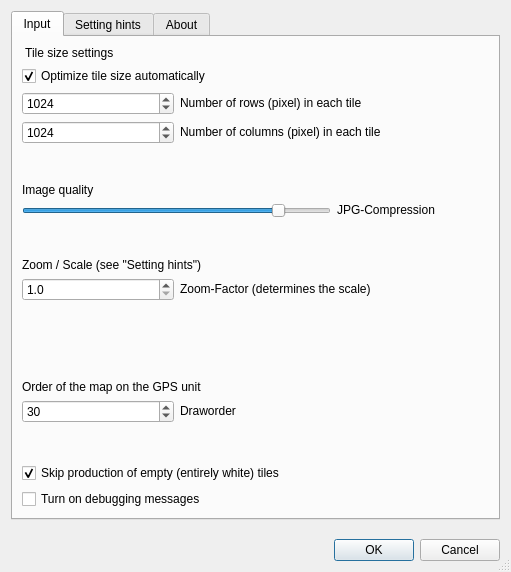
<?xml version="1.0" encoding="UTF-8"?>
<ui version="4.0">
 <class>GarminCustomMap</class>
 <widget class="QDialog" name="GarminCustomMap">
  <property name="geometry">
   <rect>
    <x>0</x>
    <y>0</y>
    <width>511</width>
    <height>572</height>
   </rect>
  </property>
  <property name="sizePolicy">
   <sizepolicy hsizetype="Expanding" vsizetype="Expanding">
    <horstretch>0</horstretch>
    <verstretch>0</verstretch>
   </sizepolicy>
  </property>
  <property name="minimumSize">
   <size>
    <width>400</width>
    <height>420</height>
   </size>
  </property>
  <property name="windowTitle">
   <string>GarminCustomMap</string>
  </property>
  <property name="sizeGripEnabled">
   <bool>true</bool>
  </property>
  <layout class="QGridLayout" name="gridLayout_4">
   <item row="0" column="0">
    <layout class="QVBoxLayout" name="verticalLayout_2">
     <item>
      <widget class="QTabWidget" name="tab">
       <property name="sizePolicy">
        <sizepolicy hsizetype="MinimumExpanding" vsizetype="MinimumExpanding">
         <horstretch>0</horstretch>
         <verstretch>0</verstretch>
        </sizepolicy>
       </property>
       <property name="minimumSize">
        <size>
         <width>386</width>
         <height>400</height>
        </size>
       </property>
       <property name="currentIndex">
        <number>0</number>
       </property>
       <widget class="QWidget" name="input">
        <attribute name="title">
         <string>Input</string>
        </attribute>
        <layout class="QGridLayout" name="gridLayout_5">
         <item row="0" column="0">
          <layout class="QGridLayout" name="gridLayout_2">
           <item row="4" column="0">
            <spacer name="verticalSpacer">
             <property name="orientation">
              <enum>Qt::Vertical</enum>
             </property>
             <property name="sizeHint" stdset="0">
              <size>
               <width>20</width>
               <height>40</height>
              </size>
             </property>
            </spacer>
           </item>
           <item row="12" column="0">
            <spacer name="verticalSpacer_3">
             <property name="orientation">
              <enum>Qt::Vertical</enum>
             </property>
             <property name="sizeHint" stdset="0">
              <size>
               <width>20</width>
               <height>40</height>
              </size>
             </property>
            </spacer>
           </item>
           <item row="2" column="0" alignment="Qt::AlignVCenter">
            <widget class="QSpinBox" name="nrows">
             <property name="toolTip">
              <string>Number of rows (pixel) in each tile.
Each tile is limited to 1 megapixel: e.g.  512x2048 pixel.
The tile size influences the drawing speed on your GPS unit.
Smaller files are drawn faster, but the number of tiles on 
your GPS unit is limied to 100 (across all Custom Maps).</string>
             </property>
             <property name="minimum">
              <number>1</number>
             </property>
             <property name="maximum">
              <number>10240</number>
             </property>
             <property name="value">
              <number>1024</number>
             </property>
            </widget>
           </item>
           <item row="2" column="1" colspan="2" alignment="Qt::AlignLeft|Qt::AlignVCenter">
            <widget class="QLabel" name="nrows_label">
             <property name="text">
              <string>Number of rows (pixel) in each tile</string>
             </property>
            </widget>
           </item>
           <item row="3" column="0" alignment="Qt::AlignVCenter">
            <widget class="QSpinBox" name="ncols">
             <property name="toolTip">
              <string>Number of columns (pixel) in each tile.
Each tile is limited to 1 megapixel: e.g.  512x2048 pixel.
The tile size influences the drawing speed on your GPS unit.
Smaller files are drawn faster, but the number of tiles on
your GPS unit is limied to 100 (across all Custom Maps).</string>
             </property>
             <property name="minimum">
              <number>1</number>
             </property>
             <property name="maximum">
              <number>10240</number>
             </property>
             <property name="value">
              <number>1024</number>
             </property>
            </widget>
           </item>
           <item row="3" column="1" colspan="2" alignment="Qt::AlignLeft|Qt::AlignVCenter">
            <widget class="QLabel" name="ncols_label">
             <property name="text">
              <string>Number of columns (pixel) in each tile</string>
             </property>
            </widget>
           </item>
           <item row="6" column="0" colspan="2" alignment="Qt::AlignVCenter">
            <widget class="QSlider" name="jpg_quality">
             <property name="toolTip">
              <string>The JPG-quality influences the drawing speed on your GPS unit.
Smaller files are drawn faster.</string>
             </property>
             <property name="minimum">
              <number>1</number>
             </property>
             <property name="maximum">
              <number>100</number>
             </property>
             <property name="value">
              <number>85</number>
             </property>
             <property name="orientation">
              <enum>Qt::Horizontal</enum>
             </property>
            </widget>
           </item>
           <item row="6" column="2" alignment="Qt::AlignVCenter">
            <widget class="QLabel" name="jpg_quality_label">
             <property name="text">
              <string>JPG-Compression</string>
             </property>
            </widget>
           </item>
           <item row="9" column="1" colspan="2" alignment="Qt::AlignVCenter">
            <widget class="QLabel" name="zoom_label">
             <property name="text">
              <string>Zoom-Factor (determines the scale)</string>
             </property>
            </widget>
           </item>
           <item row="14" column="0" alignment="Qt::AlignVCenter">
            <widget class="QSpinBox" name="draworder">
             <property name="toolTip">
              <string>Draworder settings &gt;= 50 will draw your Custom Map on top of other maps.
Draworder settings &lt; 50 will draw your Custom Map on top of land, water, 
and areas on other maps, while roads, topo lines, and contours will be 
visible on top of your Custom Map.
Waypoints, tracks, routes, etc will always be visible on top of 
your Custom Map.</string>
             </property>
             <property name="minimum">
              <number>5</number>
             </property>
             <property name="maximum">
              <number>50</number>
             </property>
             <property name="value">
              <number>30</number>
             </property>
            </widget>
           </item>
           <item row="0" column="0" colspan="3" alignment="Qt::AlignLeft|Qt::AlignVCenter">
            <widget class="QLabel" name="label">
             <property name="text">
              <string> Tile size settings</string>
             </property>
            </widget>
           </item>
           <item row="14" column="1" colspan="2" alignment="Qt::AlignVCenter">
            <widget class="QLabel" name="draworder_label">
             <property name="text">
              <string>Draworder</string>
             </property>
            </widget>
           </item>
           <item row="9" column="0" alignment="Qt::AlignVCenter">
            <widget class="QDoubleSpinBox" name="zoom">
             <property name="toolTip">
              <string/>
             </property>
             <property name="decimals">
              <number>1</number>
             </property>
             <property name="minimum">
              <double>1.000000000000000</double>
             </property>
             <property name="maximum">
              <double>1000.000000000000000</double>
             </property>
             <property name="singleStep">
              <double>0.100000000000000</double>
             </property>
            </widget>
           </item>
           <item row="5" column="0" colspan="3" alignment="Qt::AlignVCenter">
            <widget class="QLabel" name="label_2">
             <property name="text">
              <string>Image quality</string>
             </property>
            </widget>
           </item>
           <item row="13" column="0" colspan="3" alignment="Qt::AlignVCenter">
            <widget class="QLabel" name="label_3">
             <property name="text">
              <string>Order of the map on the GPS unit</string>
             </property>
            </widget>
           </item>
           <item row="1" column="0" colspan="3" alignment="Qt::AlignLeft|Qt::AlignVCenter">
            <widget class="QCheckBox" name="flag_optimize">
             <property name="text">
              <string>Optimize tile size automatically</string>
             </property>
             <property name="checked">
              <bool>true</bool>
             </property>
            </widget>
           </item>
           <item row="16" column="0" colspan="3" alignment="Qt::AlignVCenter">
            <widget class="QCheckBox" name="flag_skip_empty">
             <property name="text">
              <string>Skip production of empty (entirely white) tiles</string>
             </property>
             <property name="checked">
              <bool>true</bool>
             </property>
            </widget>
           </item>
           <item row="17" column="0" colspan="3" alignment="Qt::AlignVCenter">
            <widget class="QCheckBox" name="flag_dbgMsg">
             <property name="toolTip">
              <string>This setting will dump verbose output to a new tab in the Log Messages panel.</string>
             </property>
             <property name="text">
              <string>Turn on debugging messages</string>
             </property>
             <property name="checked">
              <bool>false</bool>
             </property>
            </widget>
           </item>
           <item row="7" column="0">
            <spacer name="verticalSpacer_2">
             <property name="orientation">
              <enum>Qt::Vertical</enum>
             </property>
             <property name="sizeHint" stdset="0">
              <size>
               <width>20</width>
               <height>40</height>
              </size>
             </property>
            </spacer>
           </item>
           <item row="10" column="0" colspan="3" alignment="Qt::AlignVCenter">
            <widget class="QLabel" name="zoom_100">
             <property name="text">
              <string/>
             </property>
            </widget>
           </item>
           <item row="8" column="0" colspan="3" alignment="Qt::AlignVCenter">
            <widget class="QLabel" name="label_4">
             <property name="text">
              <string>Zoom / Scale (see &quot;Setting hints&quot;)</string>
             </property>
            </widget>
           </item>
           <item row="11" column="0" colspan="3" alignment="Qt::AlignVCenter">
            <widget class="QLabel" name="zoom_500">
             <property name="text">
              <string/>
             </property>
            </widget>
           </item>
           <item row="15" column="0">
            <spacer name="verticalSpacer_4">
             <property name="orientation">
              <enum>Qt::Vertical</enum>
             </property>
             <property name="sizeHint" stdset="0">
              <size>
               <width>20</width>
               <height>40</height>
              </size>
             </property>
            </spacer>
           </item>
          </layout>
         </item>
        </layout>
       </widget>
       <widget class="QWidget" name="settingHints">
        <attribute name="title">
         <string>Setting hints</string>
        </attribute>
        <layout class="QGridLayout" name="gridLayout_3">
         <item row="0" column="0">
          <widget class="QTextBrowser" name="textBrowser">
           <property name="font">
            <font>
             <pointsize>9</pointsize>
            </font>
           </property>
           <property name="html">
            <string>&lt;!DOCTYPE HTML PUBLIC &quot;-//W3C//DTD HTML 4.0//EN&quot; &quot;http://www.w3.org/TR/REC-html40/strict.dtd&quot;&gt;
&lt;html&gt;&lt;head&gt;&lt;meta name=&quot;qrichtext&quot; content=&quot;1&quot; /&gt;&lt;style type=&quot;text/css&quot;&gt;
p, li { white-space: pre-wrap; }
&lt;/style&gt;&lt;/head&gt;&lt;body style=&quot; font-family:'Sans Serif'; font-size:9pt; font-weight:400; font-style:normal;&quot;&gt;
&lt;p style=&quot;-qt-paragraph-type:empty; margin-top:0px; margin-bottom:0px; margin-left:0px; margin-right:0px; -qt-block-indent:0; text-indent:0px; font-size:11pt;&quot;&gt;&lt;br /&gt;&lt;/p&gt;&lt;/body&gt;&lt;/html&gt;</string>
           </property>
          </widget>
         </item>
        </layout>
       </widget>
       <widget class="QWidget" name="aboutTab">
        <attribute name="title">
         <string>About</string>
        </attribute>
        <layout class="QGridLayout" name="gridLayout_6">
         <item row="0" column="0">
          <widget class="QTextBrowser" name="textBrowser_2">
           <property name="font">
            <font>
             <pointsize>9</pointsize>
            </font>
           </property>
           <property name="html">
            <string>&lt;!DOCTYPE HTML PUBLIC &quot;-//W3C//DTD HTML 4.0//EN&quot; &quot;http://www.w3.org/TR/REC-html40/strict.dtd&quot;&gt;
&lt;html&gt;&lt;head&gt;&lt;meta name=&quot;qrichtext&quot; content=&quot;1&quot; /&gt;&lt;style type=&quot;text/css&quot;&gt;
p, li { white-space: pre-wrap; }
&lt;/style&gt;&lt;/head&gt;&lt;body style=&quot; font-family:'Sans Serif'; font-size:9pt; font-weight:400; font-style:normal;&quot;&gt;
&lt;p style=&quot; margin-top:0px; margin-bottom:0px; margin-left:0px; margin-right:0px; -qt-block-indent:0; text-indent:0px;&quot;&gt;&lt;span style=&quot; font-family:'Sans serif';&quot;&gt;A Garmin Custom Map (.kmz-file) is a zip-file containing, one or more jpg-images (tiles), and the georeference infomation in a text-file (doc.kml).&lt;/span&gt;&lt;/p&gt;
&lt;p style=&quot; margin-top:0px; margin-bottom:0px; margin-left:0px; margin-right:0px; -qt-block-indent:0; text-indent:0px;&quot;&gt;&lt;span style=&quot; font-family:'Sans serif';&quot;&gt;Each jpg-file is limited to 1 megapixel (e.g. 1024 x 1024 pixel or 2048 x 512 pixel) and should notr be heavier than 3MB. The time for drawing the map on your GPS unit is affected by the file size of the jpgs (which can be controlled by tile size (number of rows and columns) and JPG-compression (quality)).&lt;/span&gt;&lt;/p&gt;
&lt;p style=&quot;-qt-paragraph-type:empty; margin-top:0px; margin-bottom:0px; margin-left:0px; margin-right:0px; -qt-block-indent:0; text-indent:0px; font-family:'Sans serif';&quot;&gt;&lt;br /&gt;&lt;/p&gt;
&lt;p style=&quot; margin-top:0px; margin-bottom:0px; margin-left:0px; margin-right:0px; -qt-block-indent:0; text-indent:0px;&quot;&gt;&lt;span style=&quot; font-family:'Sans serif';&quot;&gt;With the &amp;quot;Optimize tile size automatically&amp;quot; flag checked (default), the tile size will be adjusted to the short side of the map in order to produce the minimum number of tiles for the map area.&lt;/span&gt;&lt;/p&gt;
&lt;p style=&quot;-qt-paragraph-type:empty; margin-top:0px; margin-bottom:0px; margin-left:0px; margin-right:0px; -qt-block-indent:0; text-indent:0px; font-family:'Sans serif';&quot;&gt;&lt;br /&gt;&lt;/p&gt;
&lt;p style=&quot; margin-top:0px; margin-bottom:0px; margin-left:0px; margin-right:0px; -qt-block-indent:0; text-indent:0px;&quot;&gt;&lt;span style=&quot; font-family:'Sans serif';&quot;&gt;The number of Custom Map jpgs (Tiles in your .kmz-file) on a GPS unit is usually limited to max. 100 jpgs (across all Custom Maps on the unit). However, newer Garmin GPS units (Montana, Oregon 6x0, and GPSMAP 64) have a limit of 500 tiles on the device in total.&lt;/span&gt;&lt;/p&gt;
&lt;p style=&quot;-qt-paragraph-type:empty; margin-top:0px; margin-bottom:0px; margin-left:0px; margin-right:0px; -qt-block-indent:0; text-indent:0px; font-family:'Sans serif';&quot;&gt;&lt;br /&gt;&lt;/p&gt;
&lt;p style=&quot; margin-top:0px; margin-bottom:0px; margin-left:0px; margin-right:0px; -qt-block-indent:0; text-indent:0px;&quot;&gt;&lt;span style=&quot; font-family:'Sans serif';&quot;&gt;When &amp;quot;Skip production of empty tiles&amp;quot; is checked (default), tiles which are entirely white (white is the default background color) are not produced in order to minimize the consumption of the limited space on the GPS device.&lt;/span&gt;&lt;/p&gt;
&lt;p style=&quot;-qt-paragraph-type:empty; margin-top:0px; margin-bottom:0px; margin-left:0px; margin-right:0px; -qt-block-indent:0; text-indent:0px; font-family:'Sans serif';&quot;&gt;&lt;br /&gt;&lt;/p&gt;
&lt;p style=&quot; margin-top:0px; margin-bottom:0px; margin-left:0px; margin-right:0px; -qt-block-indent:0; text-indent:0px;&quot;&gt;&lt;span style=&quot; font-family:'Sans serif';&quot;&gt;To upload the produced Custom Map to your GPS unit, copy the resulting *.kmz file into \Garmin\CustomMaps directory on the GPS unit.&lt;/span&gt;&lt;/p&gt;
&lt;p style=&quot;-qt-paragraph-type:empty; margin-top:0px; margin-bottom:0px; margin-left:0px; margin-right:0px; -qt-block-indent:0; text-indent:0px; font-family:'Sans serif';&quot;&gt;&lt;br /&gt;&lt;/p&gt;
&lt;p style=&quot; margin-top:0px; margin-bottom:0px; margin-left:0px; margin-right:0px; -qt-block-indent:0; text-indent:0px;&quot;&gt;&lt;span style=&quot; font-family:'Sans serif';&quot;&gt;Compatible Garmin device series are:&lt;/span&gt;&lt;/p&gt;
&lt;p style=&quot; margin-top:0px; margin-bottom:0px; margin-left:0px; margin-right:0px; -qt-block-indent:0; text-indent:0px;&quot;&gt;Alpha, Astro, Dakota, Oregon, Colorado, GPSMAP 62 series, GPSMAP 64 series, GPSMAP 78 series, Edge 800, Montana, Rino, eTrex® 20 and 30&lt;/p&gt;
&lt;p style=&quot;-qt-paragraph-type:empty; margin-top:0px; margin-bottom:0px; margin-left:0px; margin-right:0px; -qt-block-indent:0; text-indent:0px; font-family:'Sans serif';&quot;&gt;&lt;br /&gt;&lt;/p&gt;
&lt;p style=&quot; margin-top:0px; margin-bottom:0px; margin-left:0px; margin-right:0px; -qt-block-indent:0; text-indent:0px;&quot;&gt;&lt;span style=&quot; font-family:'Sans serif';&quot;&gt;For more technical details and limitations regarding Garmin Custom Maps see:&lt;/span&gt;&lt;/p&gt;
&lt;p style=&quot; margin-top:0px; margin-bottom:0px; margin-left:0px; margin-right:0px; -qt-block-indent:0; text-indent:0px;&quot;&gt;&lt;span style=&quot; font-family:'Sans serif';&quot;&gt;https://forums.garmin.com/showthread.php?t=2646&lt;/span&gt;&lt;/p&gt;
&lt;p style=&quot;-qt-paragraph-type:empty; margin-top:0px; margin-bottom:0px; margin-left:0px; margin-right:0px; -qt-block-indent:0; text-indent:0px; font-family:'Sans serif';&quot;&gt;&lt;br /&gt;&lt;/p&gt;
&lt;p style=&quot; margin-top:0px; margin-bottom:0px; margin-left:0px; margin-right:0px; -qt-block-indent:0; text-indent:0px;&quot;&gt;&lt;span style=&quot; font-family:'Sans serif';&quot;&gt;For more information on Garmin Custom Maps and compatible GPS units see:&lt;/span&gt;&lt;/p&gt;
&lt;p style=&quot; margin-top:0px; margin-bottom:0px; margin-left:0px; margin-right:0px; -qt-block-indent:0; text-indent:0px;&quot;&gt;&lt;span style=&quot; font-family:'Sans serif';&quot;&gt;http://www.garmin.com/us/products/onthetrail/custommaps&lt;/span&gt;&lt;/p&gt;
&lt;p style=&quot;-qt-paragraph-type:empty; margin-top:0px; margin-bottom:0px; margin-left:0px; margin-right:0px; -qt-block-indent:0; text-indent:0px; font-family:'Sans serif';&quot;&gt;&lt;br /&gt;&lt;/p&gt;
&lt;p style=&quot; margin-top:0px; margin-bottom:0px; margin-left:0px; margin-right:0px; -qt-block-indent:0; text-indent:0px;&quot;&gt;&lt;span style=&quot; font-family:'Sans serif';&quot;&gt;(C) Norwegian Institue for Nature Research (NINA), http://www.nina.no&lt;/span&gt;&lt;/p&gt;
&lt;p style=&quot; margin-top:0px; margin-bottom:0px; margin-left:0px; margin-right:0px; -qt-block-indent:0; text-indent:0px;&quot;&gt;&lt;span style=&quot; font-family:'Sans serif';&quot;&gt;Stefan Blumentrath (email: stefan dot blumentrath at nina dot no)&lt;/span&gt;&lt;/p&gt;&lt;/body&gt;&lt;/html&gt;</string>
           </property>
          </widget>
         </item>
        </layout>
       </widget>
      </widget>
     </item>
     <item>
      <spacer name="verticalSpacer_6">
       <property name="orientation">
        <enum>Qt::Vertical</enum>
       </property>
       <property name="sizeHint" stdset="0">
        <size>
         <width>20</width>
         <height>40</height>
        </size>
       </property>
      </spacer>
     </item>
     <item>
      <widget class="QDialogButtonBox" name="buttonBox">
       <property name="orientation">
        <enum>Qt::Horizontal</enum>
       </property>
       <property name="standardButtons">
        <set>QDialogButtonBox::Cancel|QDialogButtonBox::Ok</set>
       </property>
      </widget>
     </item>
    </layout>
   </item>
  </layout>
 </widget>
 <tabstops>
  <tabstop>nrows</tabstop>
  <tabstop>ncols</tabstop>
  <tabstop>jpg_quality</tabstop>
  <tabstop>draworder</tabstop>
  <tabstop>textBrowser</tabstop>
 </tabstops>
 <resources/>
 <connections>
  <connection>
   <sender>buttonBox</sender>
   <signal>accepted()</signal>
   <receiver>GarminCustomMap</receiver>
   <slot>accept()</slot>
   <hints>
    <hint type="sourcelabel">
     <x>248</x>
     <y>254</y>
    </hint>
    <hint type="destinationlabel">
     <x>157</x>
     <y>274</y>
    </hint>
   </hints>
  </connection>
  <connection>
   <sender>buttonBox</sender>
   <signal>rejected()</signal>
   <receiver>GarminCustomMap</receiver>
   <slot>reject()</slot>
   <hints>
    <hint type="sourcelabel">
     <x>316</x>
     <y>260</y>
    </hint>
    <hint type="destinationlabel">
     <x>286</x>
     <y>274</y>
    </hint>
   </hints>
  </connection>
 </connections>
</ui>
